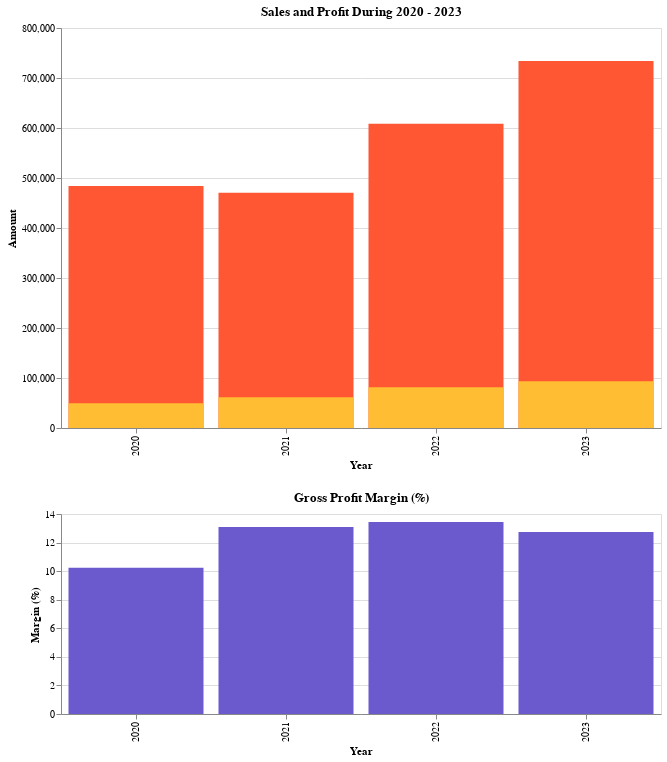

The notebook cell saved with this chart:
### Code cell
# Creating the Altair chart for sales and profit
chart = alt.Chart(sales_profit_by_year).mark_bar().encode(
    x=alt.X('Order Date:O', title='Year'),
    y=alt.Y('Sales:Q', title='Amount', stack=None),
    color=alt.value('#FF5733'),  # Color for sales
    tooltip=[alt.Tooltip('Sales:Q', title='Sales', format='.2f')]
).properties(
    title='Sales and Profit During 2020 - 2023',
    width=600,
    height=400
)

profit_chart = alt.Chart(sales_profit_by_year).mark_bar().encode(
    x=alt.X('Order Date:O', title='Year'),
    y=alt.Y('Profit:Q', title='Amount', stack=None),
    color=alt.value('#FFBD33'),  # Color for profit
    tooltip=[alt.Tooltip('Profit:Q', title='Profit', format='.2f')]
)

# Creating the Altair chart for margin
margin_chart = alt.Chart(sales_profit_by_year).mark_bar().encode(
    x=alt.X('Order Date:O', title='Year'),
    y=alt.Y('Margin:Q', title='Margin (%)'),
    color=alt.value('#6A5ACD'),  # Color for margin
    tooltip=[alt.Tooltip('Margin:Q', title='Margin', format='.2f')]
).properties(
    title='Gross Profit Margin (%)',
    width=600,
    height=200
)

(chart + profit_chart) & margin_chart

### Figure 1 — Vega specification as saved in the notebook (floating-point values rounded to 4 significant figures)
{"$schema": "https://vega.github.io/schema/vega/v5.json", "data": [{"name": "source_0"}, {"name": "data_0", "values": [{"Order Date": 2020, "Sales": 484200.0}, {"Order Date": 2021, "Sales": 470500.0}, {"Order Date": 2022, "Sales": 608500.0}, {"Order Date": 2023, "Sales": 733900.0}]}, {"name": "data_1", "values": [{"Order Date": 2020, "Profit": 49540.0}, {"Order Date": 2021, "Profit": 61620.0}, {"Order Date": 2022, "Profit": 81730.0}, {"Order Date": 2023, "Profit": 93510.0}]}, {"name": "data_2", "values": [{"Margin": 10.23, "Margin_end": 10.23, "Margin_start": 0.0, "Order Date": 2020}, {"Margin": 13.1, "Margin_end": 13.1, "Margin_start": 0.0, "Order Date": 2021}, {"Margin": 13.43, "Margin_end": 13.43, "Margin_start": 0.0, "Order Date": 2022}, {"Margin": 12.74, "Margin_end": 12.74, "Margin_start": 0.0, "Order Date": 2023}]}, {"name": "data_0_concat_0_x_domain_Order Date_0", "values": [{"Order Date": 2020}, {"Order Date": 2021}, {"Order Date": 2022}, {"Order Date": 2023}]}, {"name": "data_1_concat_0_x_domain_Order Date_1", "values": [{"Order Date": 2020}, {"Order Date": 2021}, {"Order Date": 2022}, {"Order Date": 2023}]}, {"name": "data_2_concat_1_x_domain_Order Date", "values": [{"Order Date": 2020}, {"Order Date": 2021}, {"Order Date": 2022}, {"Order Date": 2023}]}], "signals": [{"name": "concat_0_height", "value": 400}, {"name": "concat_1_height", "value": 200}], "marks": [{"type": "group", "name": "concat_0_group", "encode": {"update": {"height": {"signal": "concat_0_height"}, "width": {"signal": "width"}}}, "marks": [{"type": "rect", "name": "concat_0_layer_0_marks", "from": {"data": "data_0"}, "encode": {"update": {"x": {"field": "Order Date", "scale": "concat_0_x"}, "fill": {"value": "#FF5733"}, "description": {"signal": "\"Year: \" + (isValid(datum[\"Order Date\"]) ? datum[\"Order Date\"] : \"\"+datum[\"Order Date\"]) + \"; Amount: \" + (format(datum[\"Sales\"], \"\")) + \"; Sales: \" + (format(datum[\"Sales\"], \".2f\"))"}, "y": {"field": "Sales", "scale": "concat_0_y"}, "y2": {"value": 0, "scale": "concat_0_y"}, "tooltip": {"signal": "{\"Sales\": format(datum[\"Sales\"], \".2f\")}"}, "width": {"signal": "max(0.25, bandwidth('concat_0_x'))"}, "ariaRoleDescription": {"value": "bar"}}}, "style": ["bar"]}, {"type": "rect", "name": "concat_0_layer_1_marks", "from": {"data": "data_1"}, "encode": {"update": {"width": {"signal": "max(0.25, bandwidth('concat_0_x'))"}, "y2": {"value": 0, "scale": "concat_0_y"}, "x": {"field": "Order Date", "scale": "concat_0_x"}, "fill": {"value": "#FFBD33"}, "ariaRoleDescription": {"value": "bar"}, "y": {"field": "Profit", "scale": "concat_0_y"}, "description": {"signal": "\"Year: \" + (isValid(datum[\"Order Date\"]) ? datum[\"Order Date\"] : \"\"+datum[\"Order Date\"]) + \"; Amount: \" + (format(datum[\"Profit\"], \"\")) + \"; Profit: \" + (format(datum[\"Profit\"], \".2f\"))"}, "tooltip": {"signal": "{\"Profit\": format(datum[\"Profit\"], \".2f\")}"}}}, "style": ["bar"]}], "axes": [{"scale": "concat_0_y", "ticks": false, "orient": "left", "maxExtent": 0, "aria": false, "grid": true, "gridScale": "concat_0_x", "minExtent": 0, "zindex": 0, "domain": false, "tickCount": {"signal": "ceil(concat_0_height/40)"}, "labels": false}, {"scale": "concat_0_x", "orient": "bottom", "grid": false, "labelBaseline": "middle", "zindex": 0, "title": "Year", "labelAlign": "right", "labelAngle": 270}, {"scale": "concat_0_y", "orient": "left", "grid": false, "title": "Amount", "labelOverlap": true, "tickCount": {"signal": "ceil(concat_0_height/40)"}, "zindex": 0}], "title": {"text": "Sales and Profit During 2020 - 2023", "frame": "group"}, "style": "cell"}, {"type": "group", "name": "concat_1_group", "encode": {"update": {"height": {"signal": "concat_1_height"}, "width": {"signal": "width"}}}, "marks": [{"type": "rect", "name": "concat_1_marks", "from": {"data": "data_2"}, "encode": {"update": {"ariaRoleDescription": {"value": "bar"}, "description": {"signal": "\"Year: \" + (isValid(datum[\"Order Date\"]) ? datum[\"Order Date\"] : \"\"+datum[\"Order Date\"]) + \"; Margin (%): \" + (format(datum[\"Margin\"], \"\")) + \"; Margin: \" + (format(datum[\"Margin\"], \".2f\"))"}, "y": {"field": "Margin_end", "scale": "concat_1_y"}, "x": {"field": "Order Date", "scale": "concat_1_x"}, "width": {"signal": "max(0.25, bandwidth('concat_1_x'))"}, "tooltip": {"signal": "{\"Margin\": format(datum[\"Margin\"], \".2f\")}"}, "fill": {"value": "#6A5ACD"}, "y2": {"field": "Margin_start", "scale": "concat_1_y"}}}, "style": ["bar"]}], "axes": [{"scale": "concat_1_y", "gridScale": "concat_1_x", "grid": true, "labels": false, "aria": false, "maxExtent": 0, "zindex": 0, "tickCount": {"signal": "ceil(concat_1_height/40)"}, "domain": false, "minExtent": 0, "orient": "left", "ticks": false}, {"scale": "concat_1_x", "title": "Year", "labelAlign": "right", "labelAngle": 270, "orient": "bottom", "grid": false, "labelBaseline": "middle", "zindex": 0}, {"scale": "concat_1_y", "title": "Margin (%)", "tickCount": {"signal": "ceil(concat_1_height/40)"}, "zindex": 0, "grid": false, "orient": "left", "labelOverlap": true}], "title": {"text": "Gross Profit Margin (%)", "frame": "group"}, "style": "cell"}], "scales": [{"name": "concat_0_x", "type": "band", "domain": {"fields": [{"data": "data_0_concat_0_x_domain_Order Date_0", "field": "Order Date"}, {"data": "data_1_concat_0_x_domain_Order Date_1", "field": "Order Date"}], "sort": true}, "range": [0, {"signal": "width"}], "paddingInner": 0.1, "paddingOuter": 0.05}, {"name": "concat_0_y", "type": "linear", "domain": {"fields": [{"data": "data_0", "field": "Sales"}, {"data": "data_1", "field": "Profit"}]}, "range": [{"signal": "concat_0_height"}, 0], "zero": true, "nice": true}, {"name": "concat_1_x", "type": "band", "domain": {"data": "data_2_concat_1_x_domain_Order Date", "field": "Order Date", "sort": true}, "range": [0, {"signal": "width"}], "paddingOuter": 0.05, "paddingInner": 0.1}, {"name": "concat_1_y", "type": "linear", "domain": {"data": "data_2", "fields": ["Margin_start", "Margin_end"]}, "range": [{"signal": "concat_1_height"}, 0], "nice": true, "zero": true}], "width": 600, "padding": 5, "layout": {"padding": 20, "columns": 1, "bounds": "full", "align": "each"}, "background": "white"}
